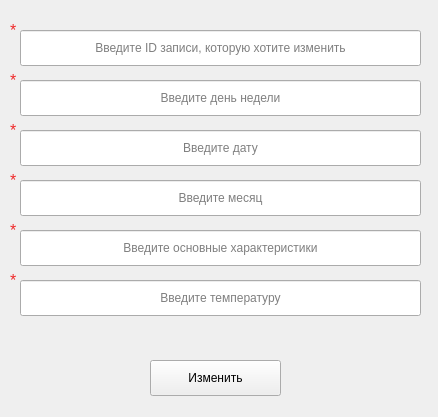
<?xml version="1.0" encoding="UTF-8"?>
<ui version="4.0">
 <class>ModifyWeatherRecord</class>
 <widget class="QWidget" name="ModifyWeatherRecord">
  <property name="geometry">
   <rect>
    <x>0</x>
    <y>0</y>
    <width>438</width>
    <height>417</height>
   </rect>
  </property>
  <property name="sizePolicy">
   <sizepolicy hsizetype="Preferred" vsizetype="Preferred">
    <horstretch>0</horstretch>
    <verstretch>0</verstretch>
   </sizepolicy>
  </property>
  <property name="minimumSize">
   <size>
    <width>438</width>
    <height>417</height>
   </size>
  </property>
  <property name="maximumSize">
   <size>
    <width>438</width>
    <height>417</height>
   </size>
  </property>
  <property name="windowTitle">
   <string>Иземенение записи</string>
  </property>
  <widget class="QLineEdit" name="IDLineEdit">
   <property name="geometry">
    <rect>
     <x>20</x>
     <y>30</y>
     <width>401</width>
     <height>36</height>
    </rect>
   </property>
   <property name="alignment">
    <set>Qt::AlignCenter</set>
   </property>
   <property name="placeholderText">
    <string>Введите ID записи, которую хотите изменить</string>
   </property>
  </widget>
  <widget class="QLineEdit" name="weekdayLineEdit">
   <property name="geometry">
    <rect>
     <x>20</x>
     <y>80</y>
     <width>401</width>
     <height>36</height>
    </rect>
   </property>
   <property name="alignment">
    <set>Qt::AlignCenter</set>
   </property>
   <property name="placeholderText">
    <string>Введите день недели</string>
   </property>
  </widget>
  <widget class="QLineEdit" name="dateLineEdit">
   <property name="geometry">
    <rect>
     <x>20</x>
     <y>130</y>
     <width>401</width>
     <height>36</height>
    </rect>
   </property>
   <property name="alignment">
    <set>Qt::AlignCenter</set>
   </property>
   <property name="placeholderText">
    <string>Введите дату</string>
   </property>
  </widget>
  <widget class="QLineEdit" name="monthLineEdit">
   <property name="geometry">
    <rect>
     <x>20</x>
     <y>180</y>
     <width>401</width>
     <height>36</height>
    </rect>
   </property>
   <property name="alignment">
    <set>Qt::AlignCenter</set>
   </property>
   <property name="placeholderText">
    <string>Введите месяц</string>
   </property>
  </widget>
  <widget class="QLineEdit" name="labelLineEdit">
   <property name="geometry">
    <rect>
     <x>20</x>
     <y>230</y>
     <width>401</width>
     <height>36</height>
    </rect>
   </property>
   <property name="alignment">
    <set>Qt::AlignCenter</set>
   </property>
   <property name="placeholderText">
    <string>Введите основные характеристики</string>
   </property>
  </widget>
  <widget class="QLineEdit" name="temperatureLineEdit">
   <property name="geometry">
    <rect>
     <x>20</x>
     <y>280</y>
     <width>401</width>
     <height>36</height>
    </rect>
   </property>
   <property name="alignment">
    <set>Qt::AlignCenter</set>
   </property>
   <property name="placeholderText">
    <string>Введите температуру</string>
   </property>
  </widget>
  <widget class="QPushButton" name="pushButton">
   <property name="geometry">
    <rect>
     <x>150</x>
     <y>360</y>
     <width>131</width>
     <height>36</height>
    </rect>
   </property>
   <property name="text">
    <string>Изменить</string>
   </property>
  </widget>
  <widget class="QLabel" name="necessary">
   <property name="geometry">
    <rect>
     <x>10</x>
     <y>20</y>
     <width>20</width>
     <height>20</height>
    </rect>
   </property>
   <property name="font">
    <font>
     <pointsize>12</pointsize>
    </font>
   </property>
   <property name="styleSheet">
    <string notr="true">color: rgb(239, 41, 41)</string>
   </property>
   <property name="text">
    <string>*</string>
   </property>
  </widget>
  <widget class="QLabel" name="necessary_2">
   <property name="geometry">
    <rect>
     <x>10</x>
     <y>70</y>
     <width>20</width>
     <height>20</height>
    </rect>
   </property>
   <property name="font">
    <font>
     <pointsize>12</pointsize>
    </font>
   </property>
   <property name="styleSheet">
    <string notr="true">color: rgb(239, 41, 41)</string>
   </property>
   <property name="text">
    <string>*</string>
   </property>
  </widget>
  <widget class="QLabel" name="necessary_3">
   <property name="geometry">
    <rect>
     <x>10</x>
     <y>120</y>
     <width>20</width>
     <height>20</height>
    </rect>
   </property>
   <property name="font">
    <font>
     <pointsize>12</pointsize>
    </font>
   </property>
   <property name="styleSheet">
    <string notr="true">color: rgb(239, 41, 41)</string>
   </property>
   <property name="text">
    <string>*</string>
   </property>
  </widget>
  <widget class="QLabel" name="necessary_4">
   <property name="geometry">
    <rect>
     <x>10</x>
     <y>170</y>
     <width>20</width>
     <height>20</height>
    </rect>
   </property>
   <property name="font">
    <font>
     <pointsize>12</pointsize>
    </font>
   </property>
   <property name="styleSheet">
    <string notr="true">color: rgb(239, 41, 41)</string>
   </property>
   <property name="text">
    <string>*</string>
   </property>
  </widget>
  <widget class="QLabel" name="necessary_5">
   <property name="geometry">
    <rect>
     <x>10</x>
     <y>220</y>
     <width>20</width>
     <height>20</height>
    </rect>
   </property>
   <property name="font">
    <font>
     <pointsize>12</pointsize>
    </font>
   </property>
   <property name="styleSheet">
    <string notr="true">color: rgb(239, 41, 41)</string>
   </property>
   <property name="text">
    <string>*</string>
   </property>
  </widget>
  <widget class="QLabel" name="necessary_6">
   <property name="geometry">
    <rect>
     <x>10</x>
     <y>270</y>
     <width>20</width>
     <height>20</height>
    </rect>
   </property>
   <property name="font">
    <font>
     <pointsize>12</pointsize>
    </font>
   </property>
   <property name="styleSheet">
    <string notr="true">color: rgb(239, 41, 41)</string>
   </property>
   <property name="text">
    <string>*</string>
   </property>
  </widget>
 </widget>
 <resources/>
 <connections/>
</ui>
